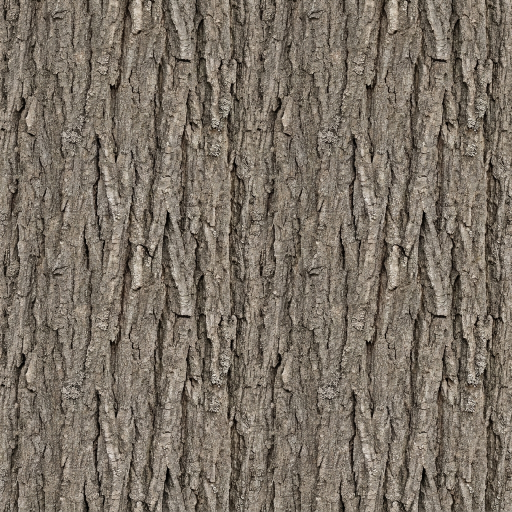
#> input picture assets/ref/bark/front.png, 1024 x 1024 px, found by its file name (shown at 1/2 size)
$ python make-plant-textures.py
#> lines starting #> are read from the running program, lines starting #| are printed output that depends on the picture
"""Turn the generated plant source images into game textures.

- leaf-cluster / blossom-cluster: key the background out (sampled from the image corners, so
  a white or black backdrop both work), soften the edge, write RGBA with the foreground
  colour bled outward so bilinear filtering never fringes. Output 1024 px.
- bark: derive a tangent-space normal map from luminance with a Sobel filter, plus a
  downscaled albedo.

Outputs land in assets/raw/textures/ and are read by scripts/blender/plants_build.py.

    python3 scripts/make-plant-textures.py
"""

import os

import numpy as np
from PIL import Image, ImageFilter

ROOT = os.path.dirname(os.path.dirname(os.path.abspath(__file__)))
SRC = os.path.join(ROOT, "assets/ref")
OUT = os.path.join(ROOT, "assets/raw/textures")
os.makedirs(OUT, exist_ok=True)


def key_cluster(name, size=1024):
#> called with name = 'leaf-cluster', size = 1024
    img = Image.open(os.path.join(SRC, name, "front.png")).convert("RGB").resize((size, size), Image.LANCZOS)
#> img is the input picture: PIL image 1024x1024 RGB; mean R, G, B 122.5, 112.4, 100.3
    rgb = np.asarray(img).astype(np.float32) / 255.0
    corners = np.concatenate([rgb[:24, :24].reshape(-1, 3), rgb[:24, -24:].reshape(-1, 3),
                              rgb[-24:, :24].reshape(-1, 3), rgb[-24:, -24:].reshape(-1, 3)])
#> corners = 2304 rows, first 8: [0.486, 0.455, 0.412], [0.58, 0.541, 0.494], [0.667, 0.62, 0.573], [0.537, 0.482, 0.431], [0.522, 0.475, 0.412], [0.588, 0.553, 0.494], [0.494, 0.455, 0.408], [0.435, 0.412, 0.365]
    bg = np.median(corners, axis=0)
#> bg = [0.514, 0.475, 0.427]
    delta = np.linalg.norm(rgb - bg, axis=2)
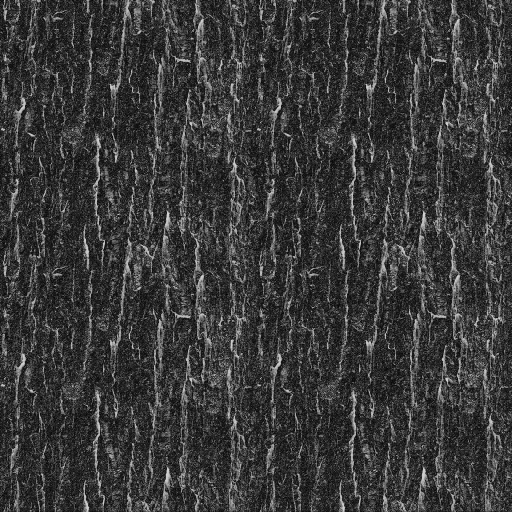
#> delta: shape (1024, 1024) float32 (shown at 1/2 size); min 0, max 0.888, mean 0.227
    # Anything within `lo` of the backdrop is background; fully opaque beyond `hi`.
    lo, hi = 0.10, 0.32
    alpha = np.clip((delta - lo) / (hi - lo), 0.0, 1.0)
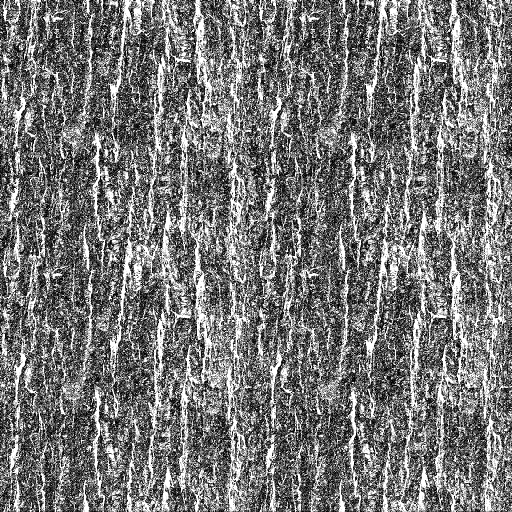
#> alpha: shape (1024, 1024) float32 (shown at 1/2 size); min 0, max 1, mean 0.464
    alpha = np.asarray(Image.fromarray((alpha * 255).astype(np.uint8)).filter(ImageFilter.GaussianBlur(0.8))) / 255.0
    # Bleed foreground colour into transparent texels so mip/bilinear edges stay clean.
    fg = rgb.copy()
    mask = alpha > 0.05
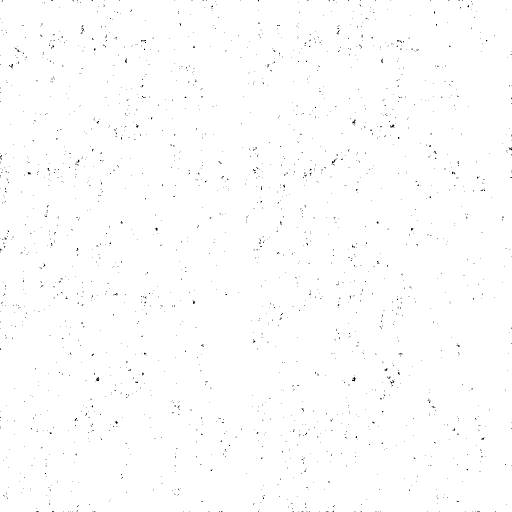
#> mask: shape (1024, 1024) bool (shown at 1/2 size); 99.5% white; black in thin lines or dots
    for _ in range(6):
        blurred = np.asarray(Image.fromarray((fg * 255).astype(np.uint8)).filter(ImageFilter.GaussianBlur(3))) / 255.0
        fg = np.where(mask[..., None], fg, blurred)
    rgba = np.dstack([fg, alpha])
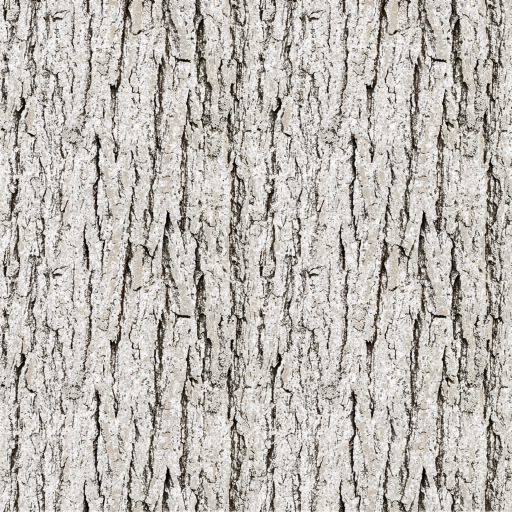
#> rgba: shape (1024, 1024, 4) float64 (shown at 1/2 size); mean R, G, B, A 0.48, 0.441, 0.393, 0.463; transparent parts drawn white
    Image.fromarray((rgba * 255).round().astype(np.uint8), "RGBA").save(os.path.join(OUT, f"{name}.png"))
    print(f"{name}: keyed, bg={np.round(bg, 2)}, opaque {mask.mean() * 100:.1f}%")
#| leaf-cluster: keyed, bg=[0.51 0.47 0.43], opaque 99.5%
#| blossom-cluster: keyed, bg=[0.51 0.47 0.43], opaque 99.5%


def bark_maps(size=1024, strength=2.4):
#> called with size = 1024, strength = 2.4
    img = Image.open(os.path.join(SRC, "bark", "front.png")).convert("RGB").resize((size, size), Image.LANCZOS)
    img.save(os.path.join(OUT, "bark-albedo.jpg"), quality=88)
    lum = np.asarray(img.convert("L")).astype(np.float32) / 255.0
    lum = np.asarray(Image.fromarray((lum * 255).astype(np.uint8)).filter(ImageFilter.GaussianBlur(1.0))) / 255.0
    gx = np.roll(lum, -1, axis=1) - np.roll(lum, 1, axis=1)
    gy = np.roll(lum, -1, axis=0) - np.roll(lum, 1, axis=0)
    nx, ny, nz = -gx * strength, gy * strength, np.ones_like(lum)
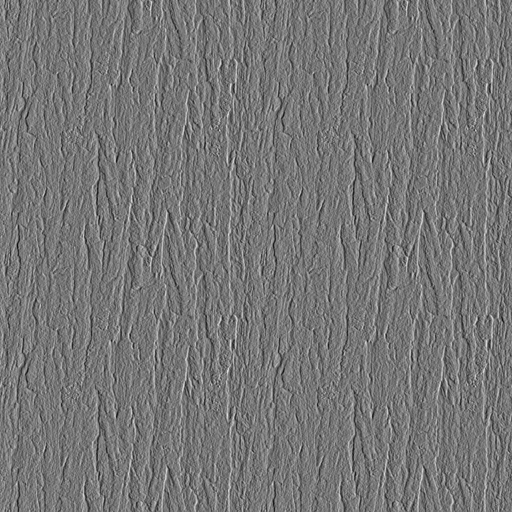
#> nx: shape (1024, 1024) float64 (shown at 1/2 size); min -0.998, max 1.15, mean 3.07e-21; drawn with min black and max white
#> nz: shape (1024, 1024) float64; every value is 1
    length = np.sqrt(nx * nx + ny * ny + nz * nz)
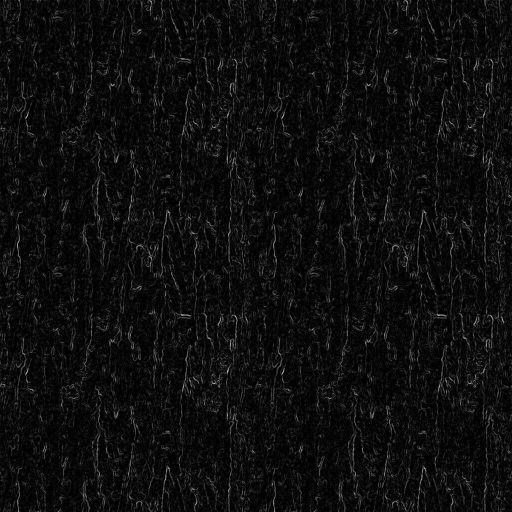
#> length: shape (1024, 1024) float64 (shown at 1/2 size); min 1, max 1.57, mean 1.03; drawn with min black and max white
    normal = np.dstack([nx / length, ny / length, nz / length]) * 0.5 + 0.5
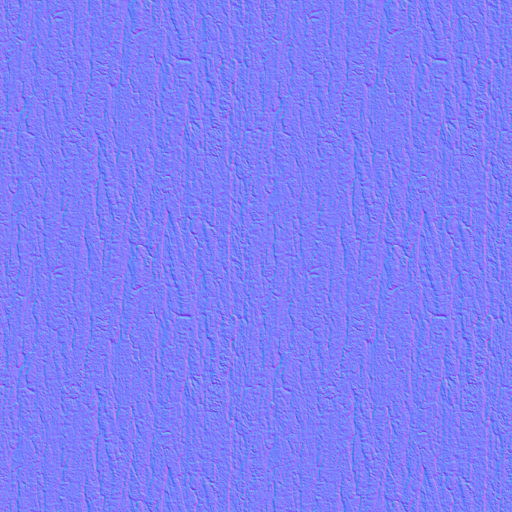
#> normal: shape (1024, 1024, 3) float64 (shown at 1/2 size); mean of channels 0, 1, 2 0.5, 0.5, 0.985; drawn as R, G, B
    Image.fromarray((normal * 255).round().astype(np.uint8)).save(os.path.join(OUT, "bark-normal.png"))
    print("bark: albedo + normal written")


key_cluster("leaf-cluster")
key_cluster("blossom-cluster")
bark_maps()
